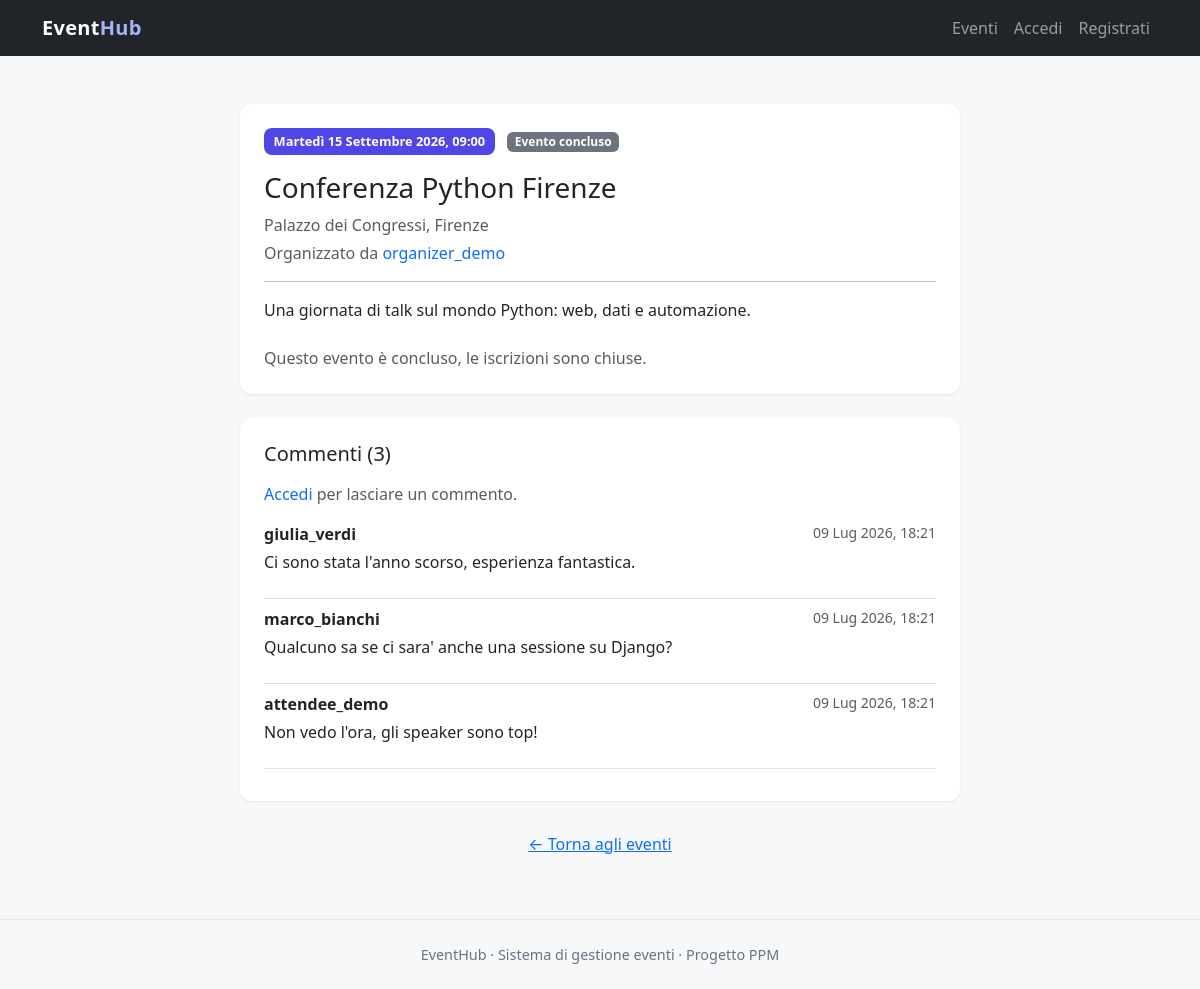
/event/1/, run on an earlier commit of the app's database.
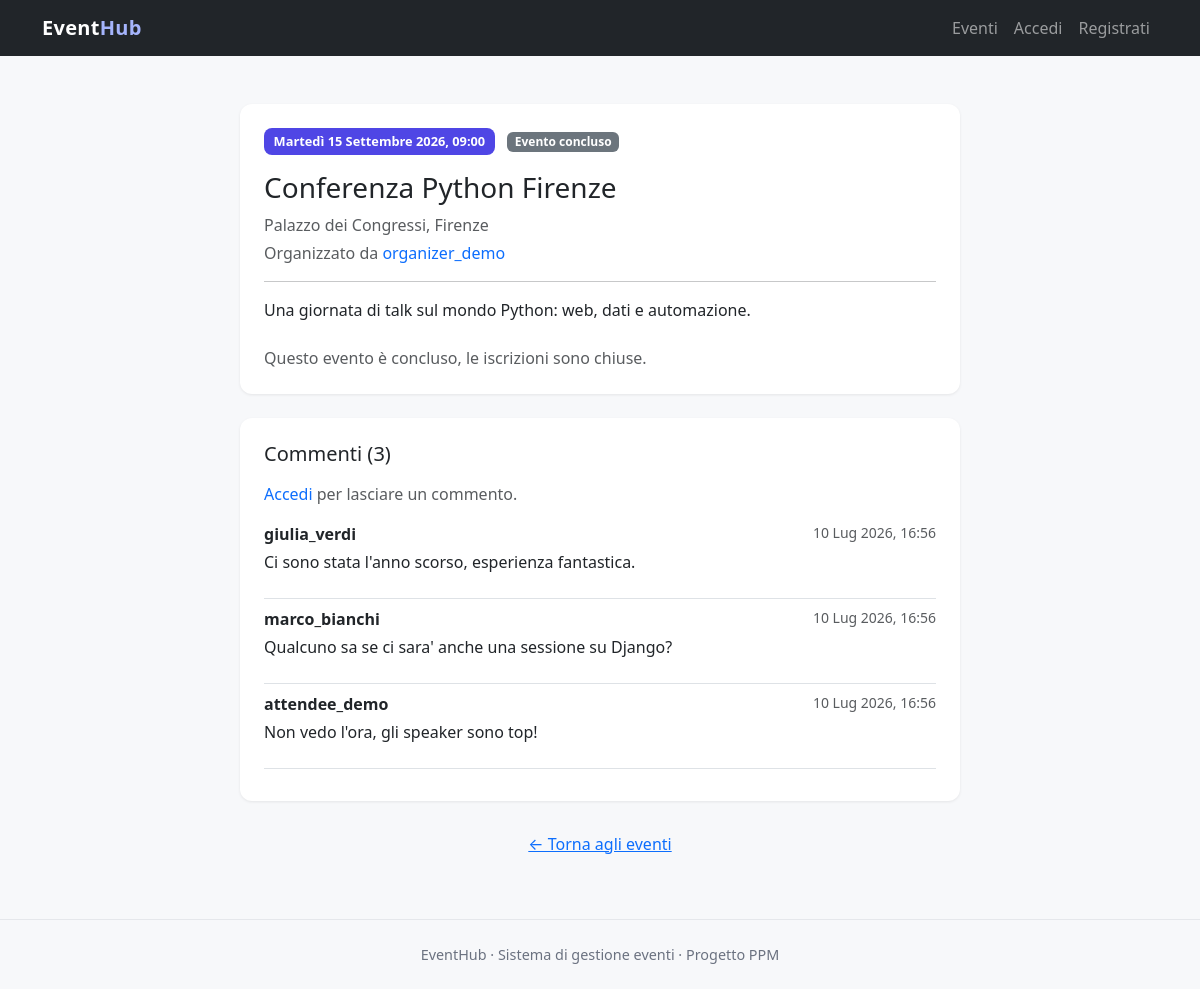
And on a later commit of the database.
### events/models.py (models this page shows, shortened)
class Comment(models.Model):
    event = models.ForeignKey(
        Event,
        on_delete=models.CASCADE,
        related_name="comments",
        verbose_name="evento",
    )
    author = models.ForeignKey(
        settings.AUTH_USER_MODEL,
        on_delete=models.CASCADE,
        related_name="comments",
        verbose_name="autore",
    )
    text = models.TextField("testo")
    created_at = models.DateTimeField("scritto il", auto_now_add=True)
    class Meta:
        ordering = ["-created_at"]

### accounts/models.py (models this page shows, shortened)
class CustomUser(AbstractUser):
    bio = models.TextField(
        "biografia",
        blank=True,
        help_text="Breve descrizione facoltativa dell'utente.",
    )

### events/views.py (the view)
# urls.py: path("event/<int:pk>/", views.EventDetailView.as_view(), name="event-detail"),
class EventDetailView(DetailView):
    model = Event
    template_name = "events/event_detail.html"
    context_object_name = "event"
    def get_context_data(self, **kwargs):
        context = super().get_context_data(**kwargs)
        user = self.request.user
        if user.is_authenticated:
            context["is_registered"] = self.object.registrations.filter(
                attendee=user
            ).exists()
        context["comment_form"] = CommentForm()
        context["is_past"] = self.object.date < timezone.now()
        return context

### templates/events/event_detail.html (shortened to what this page needs)
{% extends "base.html" %}
{% block content %}
<div class="card form-card" style="max-width: 720px;">
    <div class="card-body p-4">
        <span class="date-badge">{{ event.date|date:"l d F Y, H:i" }}</span>
        {% if is_past %}<span class="badge bg-secondary ms-2">Evento concluso</span>{% endif %}
        <h1 class="h3 mt-3">{{ event.title }}</h1>
        <p class="text-muted mb-1">{{ event.location }}</p>
        <p class="text-muted">Organizzato da <a href="{% url 'organizer-profile' event.organizer.pk %}">{{ event.organizer.username }}</a></p>
        <hr>
        <p>{{ event.description|linebreaks }}</p>
        {% if user == event.organizer %}
            <div class="mt-4 d-flex flex-wrap gap-2">
                <a href="{% url 'event-update' event.pk %}" class="btn btn-primary">Modifica</a>
                <a href="{% url 'event-delete' event.pk %}" class="btn btn-outline-danger">Elimina</a>
                <a href="{% url 'event-participants' event.pk %}" class="btn btn-outline-secondary">
                    Partecipanti ({{ event.registrations.count }})
                </a>
            </div>
        {% elif is_past %}
            <div class="mt-4">
                {% if user.is_authenticated and is_registered %}
                    <span class="badge bg-success">Hai partecipato a questo evento</span>
                {% else %}
                    <p class="text-muted mb-0">Questo evento è concluso, le iscrizioni sono chiuse.</p>
                {% endif %}
            </div>
        {% else %}
            <p class="mt-4"><a href="{% url 'login' %}">Accedi</a> per iscriverti a questo evento.</p>
        {% endif %}
    </div>
</div>
<div class="card form-card" style="max-width: 720px;">
    <div class="card-body p-4">
        <h2 class="h5 mb-3">Commenti ({{ event.comments.count }})</h2>
        {% if user.is_authenticated %}
            <form method="post" action="{% url 'add-comment' event.pk %}" class="mb-4">
                {% csrf_token %}
                {{ comment_form.text }}
                <button type="submit" class="btn btn-accent btn-sm mt-2">Invia commento</button>
            </form>
        {% else %}
            <p class="text-muted"><a href="{% url 'login' %}">Accedi</a> per lasciare un commento.</p>
        {% endif %}
        {% for comment in event.comments.all %}
            <div class="border-bottom pb-2 mb-2">
                <div class="d-flex justify-content-between">
                    <strong>{{ comment.author.username }}</strong>
                    <small class="text-muted">{{ comment.created_at|date:"d M Y, H:i" }}</small>
                </div>
                <p class="mb-1">{{ comment.text|linebreaks }}</p>
            </div>
        {% empty %}
            <p class="text-muted mb-0">Ancora nessun commento.</p>
        {% endfor %}
    </div>
</div>
<div class="text-center">
    <a href="{% url 'event-list' %}" class="btn btn-link">&larr; Torna agli eventi</a>
</div>
{% endblock %}

What changed in the data, as far as the page shows it:
changed Comment "Ci sono stata l'anno scorso, esperienza fantastica.": created_at "09 Lug 2026, 18:21" → "10 Lug 2026, 16:56"
changed Comment "Qualcuno sa se ci sara' anche una sessione su Django?": created_at "09 Lug 2026, 18:21" → "10 Lug 2026, 16:56"
changed Comment "Non vedo l'ora, gli speaker sono top!": created_at "09 Lug 2026, 18:21" → "10 Lug 2026, 16:56"
